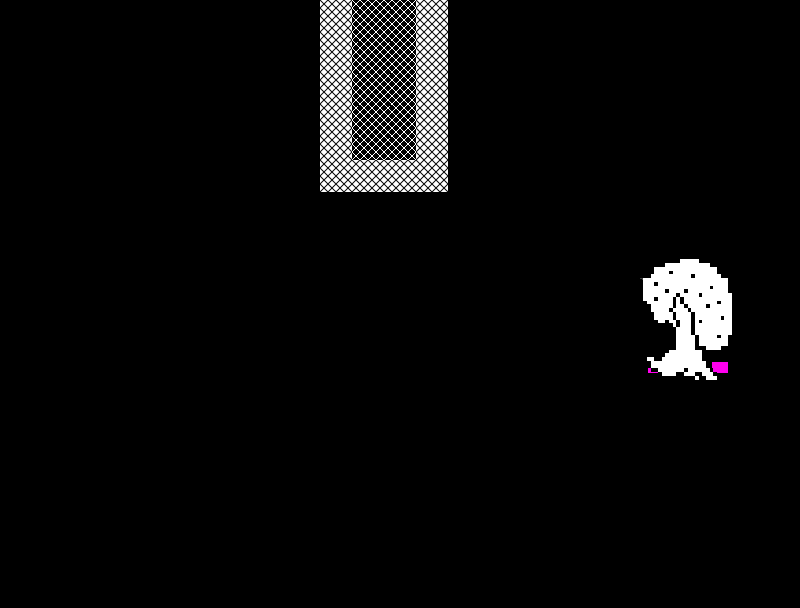

A 2D game scene composited from a Tiled map and its tileset images. What follows is a short description and the map's XML, with every tile layer's data as written:
An orthogonal 25x19 tile map with 32x32 px tiles, 3 tile layers (background, collision, above) and 4 objects.

<map version="1.0" orientation="orthogonal" renderorder="right-down" width="25" height="19" tilewidth="32" tileheight="32" nextobjectid="21">
 <tileset firstgid="1" name="protoTiles" tilewidth="32" tileheight="32" tilecount="100" columns="10">
  <image source="../../assets/protoTiles.png" width="320" height="320" />
 </tileset>
 <layer name="background" width="25" height="19">
  <data encoding="csv">
0,0,0,0,0,0,0,0,0,0,0,0,0,0,0,0,0,0,0,0,0,0,0,0,0,
0,0,0,0,0,0,0,0,0,0,0,0,0,0,0,0,0,0,0,0,0,0,0,0,0,
0,0,0,0,0,0,0,0,0,0,0,0,0,0,0,0,0,0,0,0,0,0,0,0,0,
0,0,0,0,0,0,0,0,0,0,0,0,0,0,0,0,0,0,0,0,0,0,0,0,0,
0,0,0,0,0,0,0,0,0,0,0,0,0,0,0,0,0,0,0,0,0,0,0,0,0,
0,0,0,0,0,0,0,0,0,0,0,0,0,0,0,0,0,0,0,0,0,0,0,0,0,
0,0,0,0,0,0,0,0,0,0,0,0,0,0,0,0,0,0,0,0,0,0,0,0,0,
0,0,0,0,0,0,0,0,0,0,0,0,0,0,0,0,0,0,0,0,0,0,0,0,0,
0,0,0,0,0,0,0,0,0,0,0,0,0,0,0,0,0,0,0,0,0,0,0,0,0,
0,0,0,0,0,0,0,0,0,0,0,0,0,0,0,0,0,0,0,0,0,0,0,0,0,
0,0,0,0,0,0,0,0,0,0,0,0,0,0,0,0,0,0,0,0,0,0,0,0,0,
0,0,0,0,0,0,0,0,0,0,0,0,0,0,0,0,0,0,0,0,14,14,14,0,0,
0,0,0,0,0,0,0,0,0,0,0,0,0,0,0,0,0,0,0,0,0,0,0,0,0,
0,0,0,0,0,0,0,0,0,0,0,0,0,0,0,0,0,0,0,0,0,0,0,0,0,
0,0,0,0,0,0,0,0,0,0,0,0,0,0,0,0,0,0,0,0,0,0,0,0,0,
0,0,0,0,0,0,0,0,0,0,0,0,0,0,0,0,0,0,0,0,0,0,0,0,0,
0,0,0,0,0,0,0,0,0,0,0,0,0,0,0,0,0,0,0,0,0,0,0,0,0,
0,0,0,0,0,0,0,0,0,0,0,0,0,0,0,0,0,0,0,0,0,0,0,0,0,
0,0,0,0,0,0,0,0,0,0,0,0,0,0,0,0,0,0,0,0,0,0,0,0,0
</data>
 </layer>
 <layer name="collision" width="25" height="19">
  <data encoding="csv">
0,0,0,0,0,0,0,0,0,0,0,0,0,0,0,0,0,0,0,0,0,0,0,0,0,
0,0,0,0,0,0,0,0,0,0,0,0,0,0,0,0,0,0,0,0,0,0,0,0,0,
0,0,0,0,0,0,0,0,0,0,0,0,0,0,0,0,0,0,0,0,0,0,0,0,0,
0,0,0,0,0,0,0,0,0,0,0,0,0,0,0,0,0,0,0,0,0,0,0,0,0,
0,0,0,0,0,0,0,0,0,0,0,0,0,0,0,0,0,0,0,0,0,0,0,0,0,
0,0,0,0,0,0,0,0,0,0,0,0,0,0,0,0,0,0,0,0,0,0,0,0,0,
0,0,0,0,0,0,0,0,0,0,0,0,0,0,0,0,0,0,0,0,0,0,0,0,0,
0,0,0,0,0,0,0,0,0,0,0,0,0,0,0,0,0,0,0,0,0,0,0,0,0,
0,0,0,0,0,0,0,0,0,0,0,0,0,0,0,0,0,0,0,0,0,0,0,0,0,
0,0,0,0,0,0,0,0,0,0,0,0,0,0,0,0,0,0,0,0,0,0,0,0,0,
0,0,0,0,0,0,0,0,0,0,0,0,0,0,0,0,0,0,0,0,0,0,0,0,0,
0,0,0,0,0,0,0,0,0,0,0,0,0,0,0,0,0,0,0,0,11,11,11,0,0,
0,0,0,0,0,0,0,0,0,0,0,0,0,0,0,0,0,0,0,0,0,0,0,0,0,
0,0,0,0,0,0,0,0,0,0,0,0,0,0,0,0,0,0,0,0,0,0,0,0,0,
0,0,0,0,0,0,0,0,0,0,0,0,0,0,0,0,0,0,0,0,0,0,0,0,0,
0,0,0,0,0,0,0,0,0,0,0,0,0,0,0,0,0,0,0,0,0,0,0,0,0,
0,0,0,0,0,0,0,0,0,0,0,0,0,0,0,0,0,0,0,0,0,0,0,0,0,
0,0,0,0,0,0,0,0,0,0,0,0,0,0,0,0,0,0,0,0,0,0,0,0,0,
0,0,0,0,0,0,0,0,0,0,0,0,0,0,0,0,0,0,0,0,0,0,0,0,0
</data>
 </layer>
 <objectgroup name="sprite">
  <object id="10" gid="5" x="192" y="96" width="32" height="32" />
  <object id="13" gid="5" x="64" y="192" width="32" height="32" />
  <object id="18" gid="2" x="576" y="544" width="32" height="32" />
  <object id="20" gid="5" x="96" y="128" width="32" height="32" />
 </objectgroup>
 <layer name="above" width="25" height="19">
  <data encoding="csv">
0,0,0,0,0,0,0,0,0,0,24,23,23,24,0,0,0,0,0,0,0,0,0,0,0,
0,0,0,0,0,0,0,0,0,0,24,23,23,24,0,0,0,0,0,0,0,0,0,0,0,
0,0,0,0,0,0,0,0,0,0,24,23,23,24,0,0,0,0,0,0,0,0,0,0,0,
0,0,0,0,0,0,0,0,0,0,24,23,23,24,0,0,0,0,0,0,0,0,0,0,0,
0,0,0,0,0,0,0,0,0,0,24,23,23,24,0,0,0,0,0,0,0,0,0,0,0,
0,0,0,0,0,0,0,0,0,0,24,24,24,24,0,0,0,0,0,0,0,0,0,0,0,
0,0,0,0,0,0,0,0,0,0,0,0,0,0,0,0,0,0,0,0,0,0,0,0,0,
0,0,0,0,0,0,0,0,0,0,0,0,0,0,0,0,0,0,0,0,0,0,0,0,0,
0,0,0,0,0,0,0,0,0,0,0,0,0,0,0,0,0,0,0,0,7,8,9,0,0,
0,0,0,0,0,0,0,0,0,0,0,0,0,0,0,0,0,0,0,0,17,18,19,0,0,
0,0,0,0,0,0,0,0,0,0,0,0,0,0,0,0,0,0,0,0,27,28,29,0,0,
0,0,0,0,0,0,0,0,0,0,0,0,0,0,0,0,0,0,0,0,37,38,39,0,0,
0,0,0,0,0,0,0,0,0,0,0,0,0,0,0,0,0,0,0,0,0,0,0,0,0,
0,0,0,0,0,0,0,0,0,0,0,0,0,0,0,0,0,0,0,0,0,0,0,0,0,
0,0,0,0,0,0,0,0,0,0,0,0,0,0,0,0,0,0,0,0,0,0,0,0,0,
0,0,0,0,0,0,0,0,0,0,0,0,0,0,0,0,0,0,0,0,0,0,0,0,0,
0,0,0,0,0,0,0,0,0,0,0,0,0,0,0,0,0,0,0,0,0,0,0,0,0,
0,0,0,0,0,0,0,0,0,0,0,0,0,0,0,0,0,0,0,0,0,0,0,0,0,
0,0,0,0,0,0,0,0,0,0,0,0,0,0,0,0,0,0,0,0,0,0,0,0,0
</data>
 </layer>
</map>
